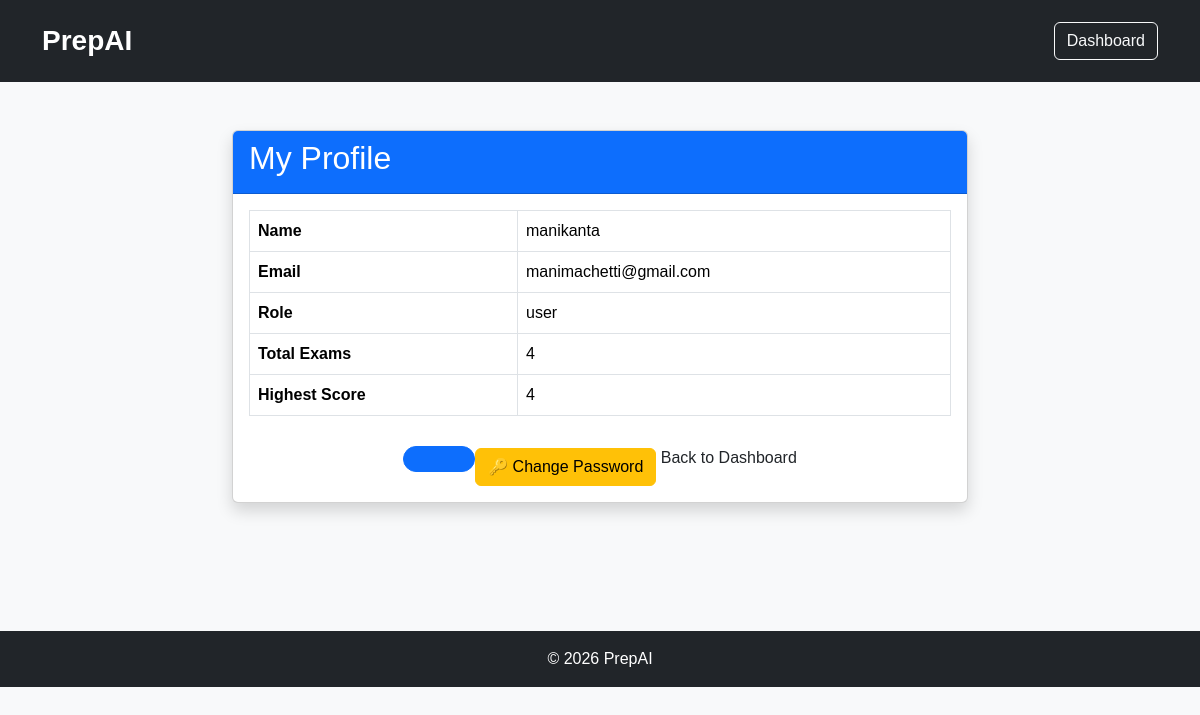
The app's page /profile (signed in) with its own data.
### app.py (models this page shows)
class User(UserMixin, db.Model):
    __tablename__ = "users"
    id = db.Column(db.Integer, primary_key=True)
    name = db.Column(db.String(100), nullable=False)
    email = db.Column(db.String(120), unique=True, nullable=False)
    password = db.Column(db.String(200), nullable=False)
    role = db.Column(db.String(20), nullable=False, default="user")

### app.py (the view)
@app.route("/profile")
@login_required
def profile():
    total_exams = Result.query.filter_by(
        user_id=current_user.id
    ).count()
    highest_score = 0
    results = Result.query.filter_by(
        user_id=current_user.id
    ).all()
    if results:
        highest_score = max(r.score for r in results)
    return render_template(
        "profile.html",
        user=current_user,
        total_exams=total_exams,
        highest_score=highest_score
    )

### app.py (called while the page is built)
@login_manager.user_loader
def load_user(user_id):
    return User.query.get(int(user_id))

### templates/profile.html (shortened to what this page needs)
<!DOCTYPE html>
<html lang="en">
<head>
<link href="https://cdn.jsdelivr.net/npm/bootstrap@5.3.3/dist/css/bootstrap.min.css" rel="stylesheet">
<link rel="stylesheet"
href="{{ url_for('static', filename='css/style.css') }}">
</head>
<body class="bg-light">
<nav class="navbar navbar-dark bg-dark">
<div class="container">
<a class="navbar-brand">
PrepAI
</a>
<a href="/dashboard"
class="btn btn-outline-light">
Dashboard
</a>
</div>
</nav>
<div class="container py-5">
<div class="row justify-content-center">
<div class="col-lg-8">
<div class="card shadow">
<div class="card-header bg-primary text-white">
<h2>
My Profile
</h2>
</div>
<div class="card-body">
<table class="table table-bordered">
<tr>
<th>Name</th>
<td>{{ user.name }}</td>
</tr>
<tr>
<th>Email</th>
<td>{{ user.email }}</td>
</tr>
<tr>
<th>Role</th>
<td>{{ user.role }}</td>
</tr>
<tr>
<th>Total Exams</th>
<td>{{ total_exams }}</td>
</tr>
<tr>
<th>Highest Score</th>
<td>{{ highest_score }}</td>
</tr>
</table>
<div class="text-center">
<a href="/dashboard"
class="btn btn-primary">
<a href="/change_password"
class="btn btn-warning mt-3">
🔑 Change Password
</a>
Back to Dashboard
</a>
</div>
</div>
</div>
</div>
</div>
</div>
<footer class="bg-dark text-white text-center py-3">
© 2026 PrepAI
</footer>
</body>
</html>

### static/css/style.css (style rules this page uses)
* { margin:0; padding:0; box-sizing:border-box; font-family:'Poppins',sans-serif; }
body { background:#f5f7fb; color:#222; }
.navbar { padding:15px 0; }
.navbar-brand { font-size:28px; font-weight:700; }
footer { margin-top:80px; }

### records on screen
User: name "manikanta", email "manimachetti@gmail.com", role "user"

### other values on screen
{{ total_exams }} "4"
{{ highest_score }} "4"
